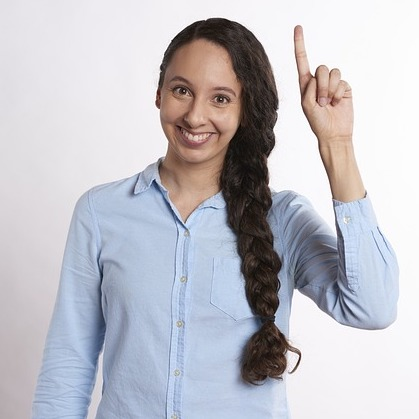
#> input picture Hand/pointing_up.jpg, 419 x 419 px, given in place of the camera
$ python 'Hand Mouse.py'
#> lines starting #> are read from the running program, lines starting #| are printed output that depends on the picture; after the words box and inside, x2 and y2 are one past the last pixel; in counts of white or black regions, pixels touching at a corner belong together
import pyautogui
import cv2
import numpy as np
import time
import subprocess
import ctypes

def mouse_click():
    ctypes.windll.user32.mouse_event(0x0002, 0, 0, 0, 0)  # Left button down
    time.sleep(0.1)  # Adjust the delay according to your preference
    ctypes.windll.user32.mouse_event(0x0004, 0, 0, 0, 0)  # Left button up

# Set the resolution of the screen (adjust according to your laptop's screen)
screen_width, screen_height = 1920, 1080  # Adjusted for a 17-inch laptop

# Create a VideoCapture object
cap = cv2.VideoCapture(1)

# Define the range of skin color in HSV
lower_skin = np.array([0, 20, 70], dtype=np.uint8)
upper_skin = np.array([20, 255, 255], dtype=np.uint8)

# Flag to track if a click has been performed
clicked = False

# Flag to track if finger tap gesture is in progress
tap_in_progress = False

# Tap duration in seconds
tap_duration = 0.1

while True:
    ret, frame = cap.read()
#> frame is the input picture: shape (419, 419, 3); mean B, G, R 199.1, 192.2, 193.1
    if not ret:
        break

    # Flip the frame horizontally
    frame = cv2.flip(frame, 1)
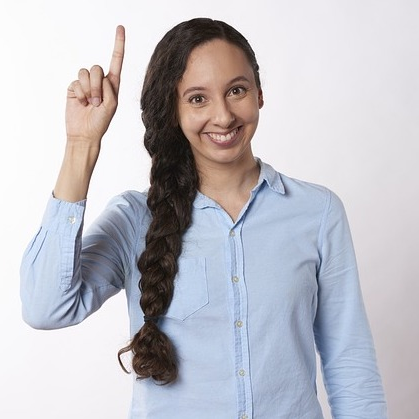
#> frame: shape (419, 419, 3); mean B, G, R 199.1, 192.2, 193.1

    # Convert the frame from BGR to HSV
    hsv = cv2.cvtColor(frame, cv2.COLOR_BGR2HSV)
#> hsv: shape (419, 419, 3); mean H, S, V 94.3, 30.6, 205.5

    # Extract skin color region
    mask = cv2.inRange(hsv, lower_skin, upper_skin)
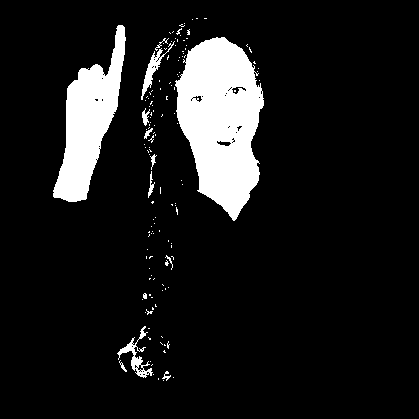
#> mask: shape (419, 419); 10.4% white; 139 white regions (126 under 20 px)

    # Find contours in the mask
    contours, _ = cv2.findContours(mask, cv2.RETR_EXTERNAL, cv2.CHAIN_APPROX_SIMPLE)
#> contours = 138 contours, 130 with area under 20; largest, box (x1, y1, x2, y2) and area: (175, 37, 264, 221) 10846, (53, 25, 126, 202) 5648, (117, 326, 153, 378) 351, (141, 41, 175, 100) 298, (142, 108, 150, 126) 50, (148, 171, 155, 198) 37, (144, 128, 153, 139) 25, (150, 154, 157, 170) 22

    if contours:
        # Find the largest contour
        max_contour = max(contours, key=cv2.contourArea)
#> max_contour = contour of 273 points, box (x1, y1, x2, y2) (175, 37, 264, 221), area 10846

        # Get the area of the largest contour
        contour_area = cv2.contourArea(max_contour)
#> contour_area = 10845.5

        # Perform finger tap if contour area is below a certain threshold
        if contour_area < 1000:  # Adjust threshold as needed
            if not tap_in_progress:
                tap_in_progress = True
                start_time = time.time()
        else:
            if tap_in_progress:
                if time.time() - start_time >= tap_duration:
                    pyautogui.mouseDown()
                    time.sleep(0.1)  # Adjust the delay according to your preference
                    pyautogui.mouseUp()
                    tap_in_progress = False

        # Get the centroid of the largest contour
        M = cv2.moments(max_contour)
#> M = moments, m00 10845.5, centre m10/m00, m01/m00 = (220.8, 120.1)
        if M["m00"] != 0:
            cx = int(M["m10"] / M["m00"])
#> cx = 220
            cy = int(M["m01"] / M["m00"])
#> cy = 120

            # Move the mouse
            pyautogui.moveTo(cx * screen_width // cap.get(3), cy * screen_height // cap.get(4))

    cv2.imshow('Gesture Control', frame)

    # Exit when 'q' is pressed
    if cv2.waitKey(1) & 0xFF == ord('q'):
#> (key q is pressed here)
        break

# Release the VideoCapture object and close all windows
#> (the run stopped early here; a loop or call above may not have finished)

$ run again, on Hand/thumbs_down.jpg
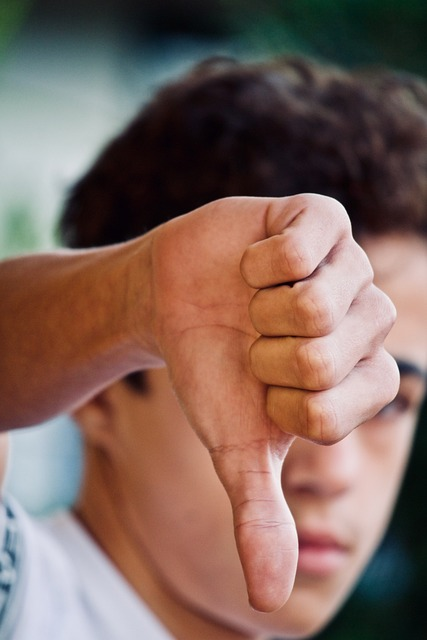
#> input picture Hand/thumbs_down.jpg, 427 x 640 px, given in place of the camera
#> frame is the input picture: shape (640, 427, 3); mean B, G, R 92.6, 101.7, 127.6
#> `frame = cv2.flip(frame, 1)`:
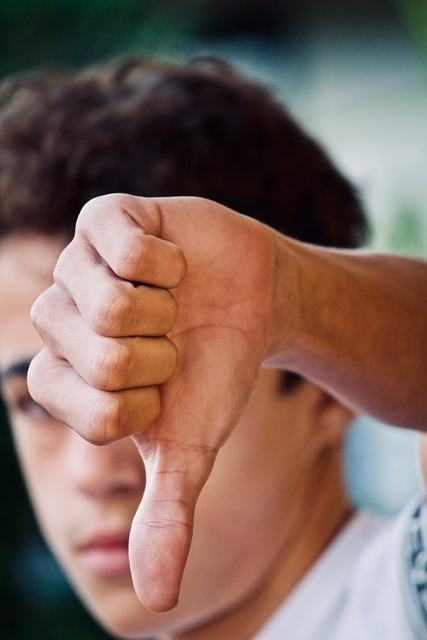
#> frame: shape (640, 427, 3); mean B, G, R 92.6, 101.7, 127.6
#> hsv: shape (640, 427, 3); mean H, S, V 61.3, 104.5, 134.2
#> `mask = cv2.inRange(hsv, lower_skin, upper_skin)`:
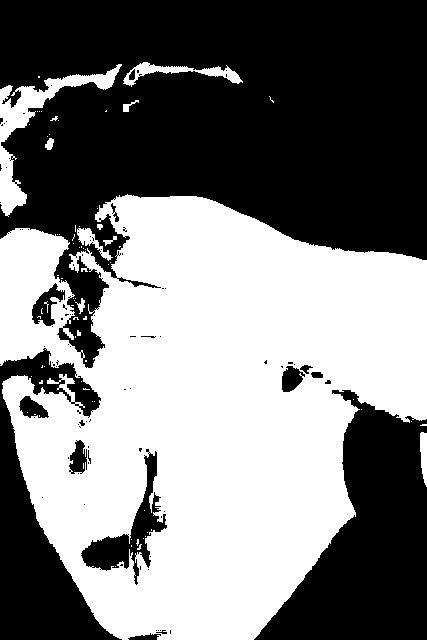
#> mask: shape (640, 427); 49.2% white; 75 white regions (63 under 20 px)
#> contours = 58 contours, 49 with area under 20; largest, box (x1, y1, x2, y2) and area: (0, 194, 427, 640) 133040, (0, 64, 122, 217) 3114, (123, 62, 243, 87) 824, (77, 228, 113, 261) 299, (420, 432, 427, 487) 243
#> max_contour = contour of 1470 points, box (x1, y1, x2, y2) (0, 194, 427, 640), area 133040
#> contour_area = 133040.5
#> M = moments, m00 133040.5, centre m10/m00, m01/m00 = (203.9, 407.8)
#> cx = 203
#> cy = 407

$ run again, on Hand/thumbs_up.jpg
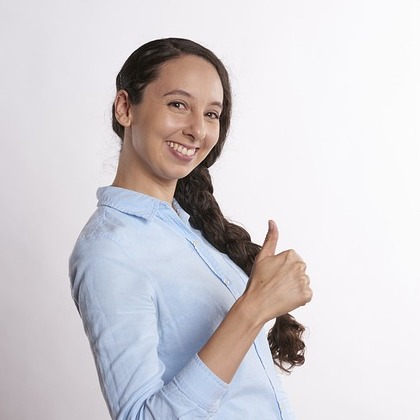
#> input picture Hand/thumbs_up.jpg, 420 x 420 px, given in place of the camera
#> frame is the input picture: shape (420, 420, 3); mean B, G, R 210.5, 206.7, 210.5
#> `frame = cv2.flip(frame, 1)`:
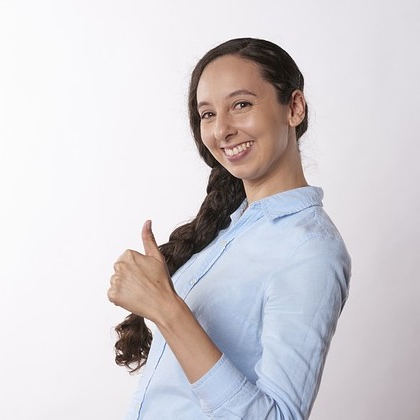
#> frame: shape (420, 420, 3); mean B, G, R 210.5, 206.7, 210.5
#> hsv: shape (420, 420, 3); mean H, S, V 104.5, 22.1, 217.4
#> `mask = cv2.inRange(hsv, lower_skin, upper_skin)`:
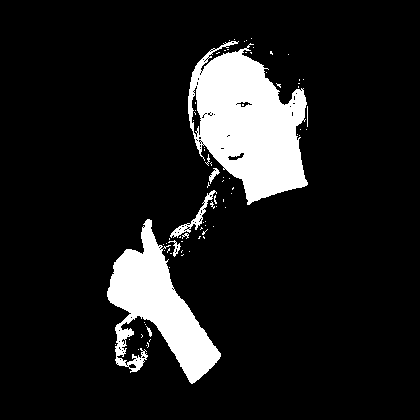
#> mask: shape (420, 420); 11.6% white; 80 white regions (72 under 20 px)
#> contours = 75 contours, 70 with area under 20; largest, box (x1, y1, x2, y2) and area: (188, 41, 308, 205) 12074, (107, 219, 221, 384) 7308, (170, 190, 217, 238) 316, (209, 168, 220, 184) 52, (168, 240, 181, 257) 51
#> max_contour = contour of 366 points, box (x1, y1, x2, y2) (188, 41, 308, 205), area 12074
#> contour_area = 12073.5
#> M = moments, m00 12073.5, centre m10/m00, m01/m00 = (246.7, 123.5)
#> cx = 246
#> cy = 123
